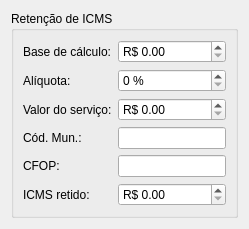
         <widget class="QWidget" name="tab_13">
          <attribute name="title">
           <string>Retenção de ICMS</string>
          </attribute>
          <layout class="QGridLayout" name="gridLayout_57">
           <item row="0" column="0">
            <widget class="QGroupBox" name="groupBox_18">
             <property name="title">
              <string>Retenção de ICMS</string>
             </property>
             <layout class="QGridLayout" name="gridLayout_55">
              <item row="0" column="0">
               <widget class="QLabel" name="label_74">
                <property name="text">
                 <string>Base de cálculo:</string>
                </property>
               </widget>
              </item>
              <item row="0" column="1">
               <widget class="QDoubleSpinBox" name="doubleSpinBoxTransportadorBaseCalculo">
                <property name="prefix">
                 <string>R$ </string>
                </property>
                <property name="maximum">
                 <double>99999999.989999994635582</double>
                </property>
               </widget>
              </item>
              <item row="1" column="0">
               <widget class="QLabel" name="label_78">
                <property name="text">
                 <string>Alíquota:</string>
                </property>
               </widget>
              </item>
              <item row="1" column="1">
               <widget class="QSpinBox" name="spinBoxTransportadorAliquota">
                <property name="suffix">
                 <string> %</string>
                </property>
                <property name="prefix">
                 <string/>
                </property>
               </widget>
              </item>
              <item row="2" column="0">
               <widget class="QLabel" name="label_81">
                <property name="text">
                 <string>Valor do serviço:</string>
                </property>
               </widget>
              </item>
              <item row="2" column="1">
               <widget class="QDoubleSpinBox" name="doubleSpinBoxTransportadorValorServico">
                <property name="prefix">
                 <string>R$ </string>
                </property>
                <property name="maximum">
                 <double>99999999.989999994635582</double>
                </property>
               </widget>
              </item>
              <item row="3" column="0">
               <widget class="QLabel" name="label_82">
                <property name="text">
                 <string>Cód. Mun.:</string>
                </property>
               </widget>
              </item>
              <item row="3" column="1">
               <widget class="QLineEdit" name="lineEditTransportadorIcmsCodMun"/>
              </item>
              <item row="4" column="0">
               <widget class="QLabel" name="label_83">
                <property name="text">
                 <string>CFOP:</string>
                </property>
               </widget>
              </item>
              <item row="4" column="1">
               <widget class="QLineEdit" name="lineEditTransportadorCfop"/>
              </item>
              <item row="5" column="0">
               <widget class="QLabel" name="label_84">
                <property name="text">
                 <string>ICMS retido:</string>
                </property>
               </widget>
              </item>
              <item row="5" column="1">
               <widget class="QDoubleSpinBox" name="doubleSpinBoxTransportadorIcmsRetido">
                <property name="prefix">
                 <string>R$ </string>
                </property>
                <property name="maximum">
                 <double>99999999.989999994635582</double>
                </property>
               </widget>
              </item>
             </layout>
            </widget>
           </item>
          </layout>
         </widget>
